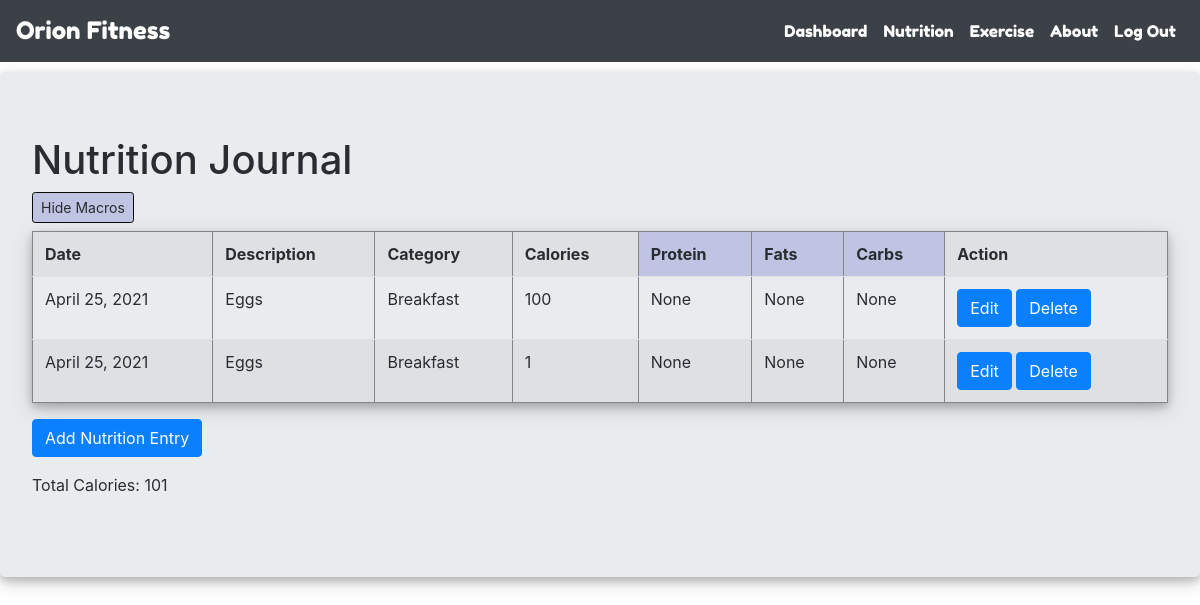
/nutrition/ (signed in), run on the app's committed database.
### nutrition/models.py (models this page shows)
class NutritionEntry(models.Model):
    user = models.ForeignKey(User, on_delete=models.CASCADE)
    description = models.CharField(max_length=128)
    category = models.CharField(max_length=128, choices=TASKS_CHOICES)
    calories = models.IntegerField()
    protein = models.IntegerField(blank=True, null=True)
    fats = models.IntegerField(blank=True, null=True)
    carbs = models.IntegerField(blank=True, null=True)
    date = models.DateField(auto_now=True)
    completed = models.BooleanField(default=False)
    switcharoo = models.BooleanField(default=False)

### nutrition/views.py (the view)
# urls.py: path('nutrition/', nutrition_views.nutrition),
@login_required(login_url='/login/')
def nutrition(request):
	if (request.method == "GET" and "delete" in request.GET):
		id = request.GET["delete"]
		NutritionEntry.objects.filter(id=id).delete()
		return redirect("/nutrition/")
	if (request.method == "GET" and "switch" in request.GET):
		table_data = NutritionEntry.objects.filter(user=request.user)
		nutrition = NutritionEntry.objects.filter(user=request.user)
		res = nutrition.aggregate(sum = Sum('calories'))['sum']
		switch = request.GET["switch"]
		context = {
		"table_data": table_data,
		"switch": switch,
		"res": res,
		}
		return render(request, 'nutrition/nutrition.html', context)
	else:
		table_data = NutritionEntry.objects.filter(user=request.user)
		nutrition = NutritionEntry.objects.filter(user=request.user)
		res = nutrition.aggregate(sum = Sum('calories'))['sum']
		context = {
		"table_data": table_data,
		"res": res,
		}
		return render(request, 'nutrition/nutrition.html', context)

### templates/nutrition/nutrition.html (shortened to what this page needs)
<html>
<head>
	{% include "bootstrap.html" %}
	{% load static %}
</head>
<body>
	{% include "navbar.html" %}
	<div class="jumbotron" style="margin-top: 10px; box-shadow: 0 4px 8px 0 rgba(0, 0, 0, 0.2), 0 6px 20px 0 rgba(0, 0, 0, 0.19); opacity: 0.96;">
		<h1>Nutrition Journal</h1>
		<div class="button">
		{% if switch == FALSE %}
			<a href="?switch=TRUE" >
				<label class="btn btn-sm" style="background-color: #bcc2e0; border-color: black;">
					Hide Macros
				</label>
			</a>
		{% endif %}
		{% if not table_data %}
		</p>No nutrition entries to display.</p>
		{% else %}
		<table class="table table-striped" border="1"
			style="box-shadow: 0 4px 8px 0 rgba(0, 0, 0, 0.2), 0 6px 20px 0 rgba(0, 0, 0, 0.19);">
			{% if switch == FALSE %}
			<tr>
				<th style="border-top: 10px;">Date</th>
				<th style="border: 10px;">Description</th>
				<th style="border-top: 10px;">Category</th>
				<th style="border: 10px;">Calories</th>
				<th style="border-top: 10px; background-color: #bcc2e0;">Protein</th>
				<th style="border: 10px; background-color: #bcc2e0;">Fats</th>
				<th style="border-top: 10px; background-color: #bcc2e0;">Carbs</th>
				<th style="border: 10px;">Action</th>
			</tr>
			{% for row in table_data %}
			<tr>
				<td>{{ row.date }}</td>
				<td>{{ row.description }}</td>
				<td>{{ row.category }}</td>
				<td>{{ row.calories }}</td>
				<td>{{ row.protein }}</td>
				<td>{{ row.fats }}</td>
				<td>{{ row.carbs }}</td>
			<td>
				<a class="btn btn-primary" href="/nutrition/edit/{{ row.id }}/">Edit</a>
				<a class="btn btn-primary" href="#" onclick="confirmDeleteModal({{ row.id }})">Delete</a>
			{% endfor %}
				</td>
			</tr>
		{% endif %}
		</table>
		{% endif %}
		<form method="GET" action="/nutrition/add/">
			<input type="submit" class="btn btn-primary" value="Add Nutrition Entry">
		</form>
		<p> Total Calories: {{res}} </p>
	</div>
</body>
</html>

### templates/nutrition/nutrition.html (style rules this page uses)
body { background-image: url("/static/food.jpg"); background-size: cover; background-repeat: no-repeat; background-attachment: fixed; }

### data on the page
NutritionEntry: date "April 25, 2021", description "Eggs", category "Breakfast", calories "100", protein "None", fats "None", carbs "None"
NutritionEntry: date "April 25, 2021", description "Eggs", category "Breakfast", calories "1", protein "None", fats "None", carbs "None"

### other printed values
{{ res }} "101"
